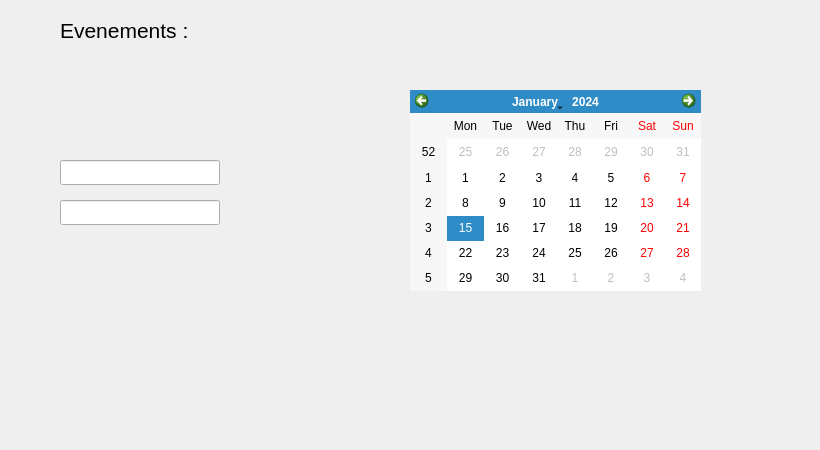
        <widget class="QWidget" name="tab_23">
         <attribute name="title">
          <string>Ajouter</string>
         </attribute>
         <widget class="QPushButton" name="pushButton_20">
          <property name="geometry">
           <rect>
            <x>90</x>
            <y>370</y>
            <width>50</width>
            <height>50</height>
           </rect>
          </property>
          <property name="autoFillBackground">
           <bool>false</bool>
          </property>
          <property name="styleSheet">
           <string notr="true">background-color:tranparent;
border-image:url(:/images/icones/exit.png);
background:none;
border:none;
background-repeat:none;</string>
          </property>
          <property name="text">
           <string/>
          </property>
         </widget>
         <widget class="QPushButton" name="pushButton_19">
          <property name="geometry">
           <rect>
            <x>600</x>
            <y>370</y>
            <width>50</width>
            <height>50</height>
           </rect>
          </property>
          <property name="autoFillBackground">
           <bool>false</bool>
          </property>
          <property name="styleSheet">
           <string notr="true">background-color:tranparent;
border-image:url(:/images/icones/add.png);
background:none;
border:none;
background-repeat:none;
</string>
          </property>
          <property name="text">
           <string/>
          </property>
         </widget>
         <widget class="QPushButton" name="pushButton_21">
          <property name="geometry">
           <rect>
            <x>700</x>
            <y>370</y>
            <width>50</width>
            <height>50</height>
           </rect>
          </property>
          <property name="autoFillBackground">
           <bool>false</bool>
          </property>
          <property name="styleSheet">
           <string notr="true">background-color:tranparent;
border-image:url(:/images/icones/afficher.png);
background:none;
border:none;
background-repeat:none;</string>
          </property>
          <property name="text">
           <string/>
          </property>
         </widget>
         <widget class="QLabel" name="label_6">
          <property name="geometry">
           <rect>
            <x>60</x>
            <y>10</y>
            <width>241</width>
            <height>41</height>
           </rect>
          </property>
          <property name="font">
           <font>
            <pointsize>16</pointsize>
           </font>
          </property>
          <property name="text">
           <string>Evenements :</string>
          </property>
         </widget>
         <widget class="QLineEdit" name="TypeEVE">
          <property name="geometry">
           <rect>
            <x>60</x>
            <y>160</y>
            <width>160</width>
            <height>25</height>
           </rect>
          </property>
          <property name="autoFillBackground">
           <bool>false</bool>
          </property>
         </widget>
         <widget class="QLineEdit" name="NBpEVE">
          <property name="geometry">
           <rect>
            <x>60</x>
            <y>200</y>
            <width>160</width>
            <height>25</height>
           </rect>
          </property>
          <property name="autoFillBackground">
           <bool>false</bool>
          </property>
         </widget>
         <widget class="QCalendarWidget" name="calendarWidget_5">
          <property name="geometry">
           <rect>
            <x>410</x>
            <y>90</y>
            <width>291</width>
            <height>201</height>
           </rect>
          </property>
          <property name="autoFillBackground">
           <bool>true</bool>
          </property>
         </widget>
         <widget class="QLabel" name="label_45">
          <property name="geometry">
           <rect>
            <x>-4</x>
            <y>-7</y>
            <width>811</width>
            <height>441</height>
           </rect>
          </property>
          <property name="styleSheet">
           <string notr="true">background-color:tranparent;
border-image:url(:/images/icones/back.jpg);
background:none;
border:none;
background-repeat:none;</string>
          </property>
          <property name="text">
           <string/>
          </property>
         </widget>
         <zorder>label_45</zorder>
         <zorder>pushButton_20</zorder>
         <zorder>pushButton_19</zorder>
         <zorder>pushButton_21</zorder>
         <zorder>label_6</zorder>
         <zorder>TypeEVE</zorder>
         <zorder>NBpEVE</zorder>
         <zorder>calendarWidget_5</zorder>
        </widget>
